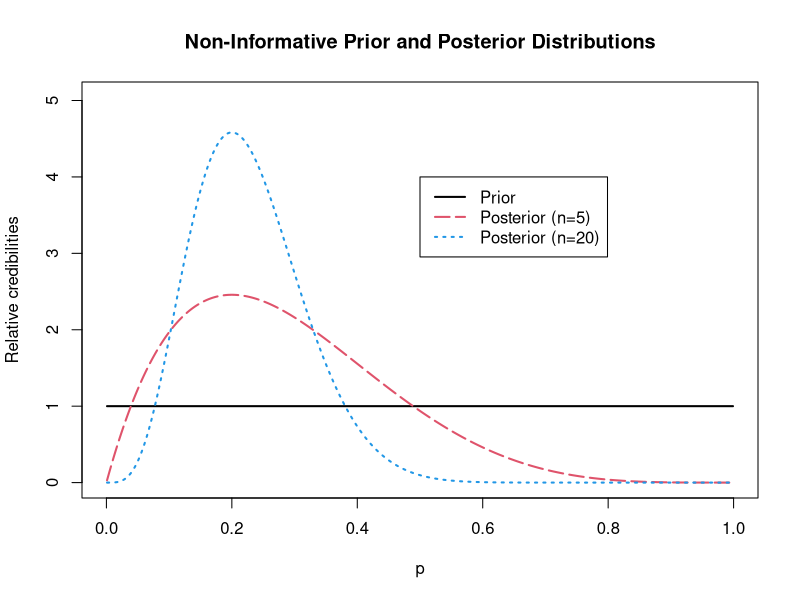

Here is the R script that generated this plot:
# Author: Daniel B. Cooper
# The following R code was adapted from Dr. Charnigo's Chapter 2b examples.

grid = (1:999)/1000
# This creates a grid of possible values of  p  from 0.001 to 0.999 in increments of 0.001.

firstprior = dbeta(grid,1,1)
# This defines prior relative credibilities for possible values of  p  on the grid.
# The prior relative credibilities are (reasonably) pessimistic about my ability to
# make free throws.

firstposterior = dbeta(grid,1+1,1+4)
# This defines posterior relative credibilities for possible values of  p  on the grid,
# with the pessimistic prior, after  1  success and  4  failures.

secondposterior = dbeta(grid,1+4,1+16)
# This defines posterior relative credibilities for possible values of  p  on the grid,
# with the pessimistic prior, after  4  successes and  16  failures.

png("./Ch2_3/non-informative-prior.png")

plot(grid,firstprior,type="l",ylim=c(0,1.1*max(firstprior,firstposterior,secondposterior)),
	col=1, xlab="p", lwd=2, ylab="Relative credibilities")
# This tells  R  to construct a graphic in which the relative credibilities of the first
# prior distribution are plotted against possible values of  p.  The "l" type asks  R  to
# generate a smooth line (curve, actually).  The lower "ylim" of  0  and the upper "ylim"
# of 1.1*max(firstprior,firstposterior,secondposterior) tell  R  about the range of
# vertical values to be shown in the graph, which is chosen so that no line will fail to
# be displayed in its entirety.  Because there is no specification for "xlim",  R  will
# by default use the lowest and highest possible values of  p  on the grid.  The color
# choice  1  is black, the label for the x axis is "p", the line width is doubled to make
# the line easier to see, and the label for the y axis is "Relative credibilities".

lines(grid,firstposterior,col=2,lty=5,lwd=2)
lines(grid,secondposterior,col=4,lty=3,lwd=2)
# To the existing graphic we add relative credibilities of the first and second
# posterior distributions.  The color choices  2  and  4  are red and blue.  The line
# types  5  and  3  are dashes and dots.  (Having different line types is potentially
# useful, in case a graphic cannot be printed in color.)  As before, line widths are
# doubled to make the lines easier to see.

legend(0.5,4,col=c(1,2,4),lty=c(1,5,3),lwd=c(2,2,2),
	legend=c("Prior","Posterior (n=5)", "Posterior (n=20)"))
# To the existing graphic we add a legend.  The upper left corner of the legend box
# is placed at horizontal location  0.5  and vertical location  4.  The colors, line
# types, and line widths in the legend are specified to match those in the graphic.
# The quoted strings in "legend" identify the corresponding distributions.

title("Non-Informative Prior and Posterior Distributions")
# To the existing graphic we add a title.

dev.off()
